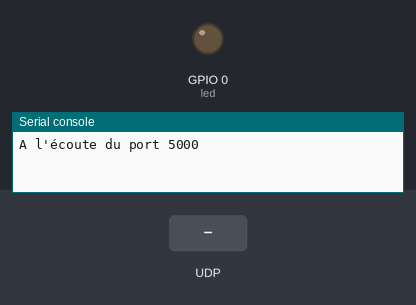
Bench run of a program on a simulated ESP8266 board running MicroPython. Parts: output pins drawn as LEDs (lit = HIGH), the last lines printed to the serial console. The inputs (shaded band) are chosen by the test bench.

Above: at 1.2 s.
1.3 s: UDP packet "o" arrives
At 2.4 s:
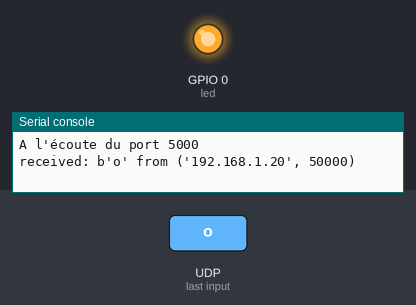
2.8 s: UDP packet "n" arrives
At 3.6 s:
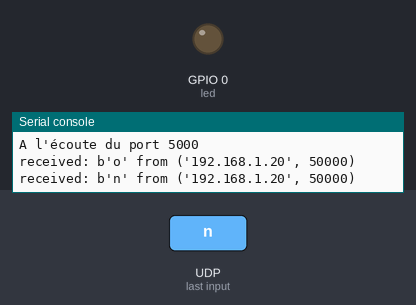
Timing chart, 0 to 5.8 s (numbered marks = the images above; inputs shaded):
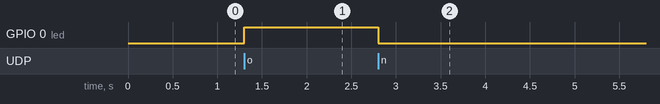

Measured:
- after the input at 1.3 s, GPIO 0 (led): LOW → HIGH at once
- after the input at 2.8 s, GPIO 0 (led): HIGH → LOW at once

The program:

udp_led.py
```python
from machine import Pin
#import usocket as socket
import socket

led = Pin(0,Pin.OUT)

s = socket.socket(socket.AF_INET, socket.SOCK_DGRAM)
s.bind(('', 5000))
print("A l'écoute du port 5000")
while True:
    data, addr = s.recvfrom(1024)
    print('received:',data,'from',addr)
    if (data.decode()=='o'):
        led.on()
    elif (data.decode()=='n'):
        led.off()
```
